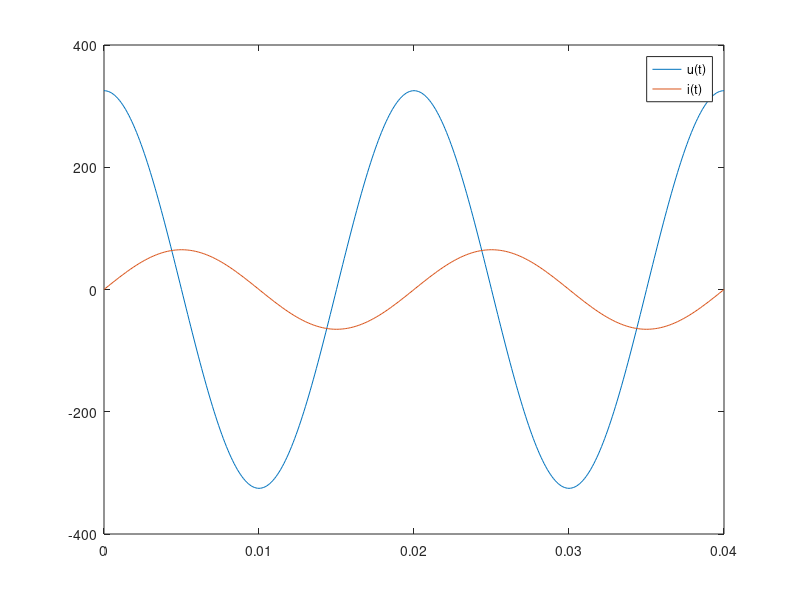
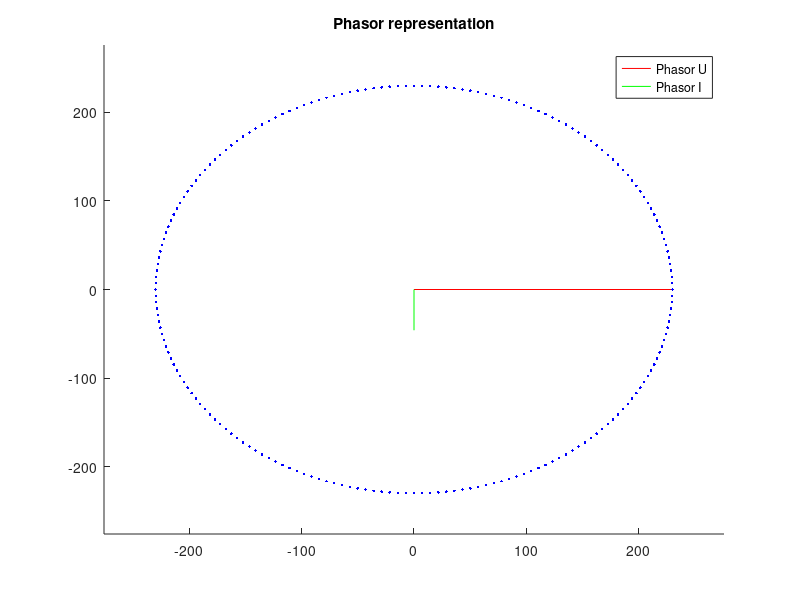
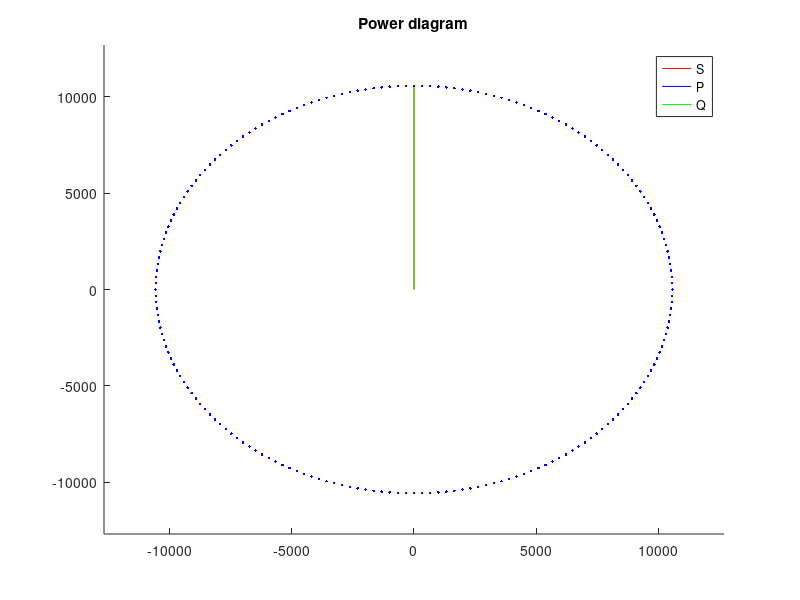
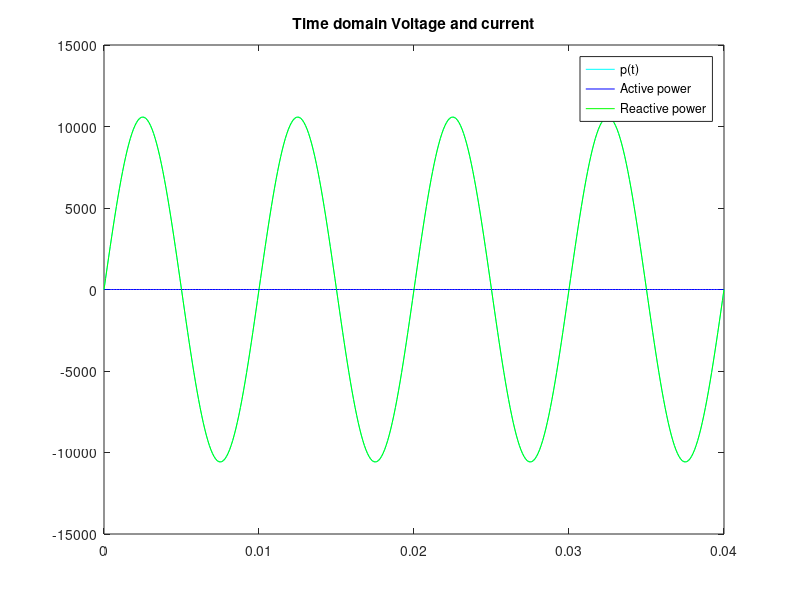

Reproduce these figures in MATLAB, in order.
% Electrical Systems 
% Date: 11/3/2020
% Time domain+phasor representation of voltage, current and power across an impedance

close all
clear all
clc

% Definition of frequency and voltage (magnitude and angle)

omega=2*pi*50
Vrms=230
Vang=0
%% Definition load 1 - Polar
Z=5
Zang=90

%% Defintion load 2 - Rectangular

%  Zreal=0
%  Zimag=5
%  Zcomp=Zreal+i*Zimag
%  Z=abs(Zcomp)
%  Zang=angle(Zcomp)*180/pi

%% Time domain current-voltage

Vph=Vrms*exp(1i*(Vang*pi/180))
Zph=Z*exp(1i*(Zang*pi/180))
Iph=Vph/Zph
Irms=abs(Iph)
Iang=angle(Iph)*180/pi
t=0:0.0001:0.04
v_t=Vrms*sqrt(2)*cos(2*pi*50*t+Vang*pi/180)
i_t=Irms*sqrt(2)*cos(2*pi*50*t+Iang*pi/180)

figure('Position',[000 200 400 400])
title('Time domain Voltage and current')
plot(t,v_t)
hold all
plot(t,i_t)
legend('u(t)','i(t)')
%% Current-Voltage phasor
figure('Position',[400 200 400 400])
title('Phasor representation')
axis([-Vrms*1.2,Vrms*1.2 -Vrms*1.2,Vrms*1.2])
line([0,real(Vph)],[0,imag(Vph)],'Color','r')
hold all
line([0,real(Iph)],[0,imag(Iph)],'Color','g')
circle=Vrms*exp(1i*(2*pi*50*t))
plot(circle,'.','Color','b')
legend('Phasor U','Phasor I')

%% Phasor - S, P and Q
S=Vph*conj(Iph)
figure('Position',[800 200 400 400])
title('Power diagram')
axis([-abs(S)*1.2,abs(S)*1.2,-abs(S)*1.2,abs(S)*1.2])
line([0,real(S)],[0,imag(S)],'Color','r')
hold all
line([0,real(S)],[0,0],'Color','b')
line([0,0],[0,imag(S)],'Color','g')
circle=S*exp(1i*(2*pi*50*t))
plot(circle,'.','Color','b')
legend('S','P','Q')
%% Power - time domain
figure('Position',[1200 200 400 400])
p_t=v_t.*i_t
plot(t,p_t,'Color','c')
hold all
pact_t=Vrms*Irms*cosd(Zang)*(1+cos(2*omega*t))
plot(t,pact_t,'Color','b')
q_t=+Vrms*Irms*sind(Zang)*(sin(2*omega*t))
plot(t,q_t,'Color','g')
title('Time domain Voltage and current')
legend('p(t)','Active power','Reactive power')

%% Combined plot of previous 4 graphs
figure('Position',[200 200 800 800])
subplot(221)
grid on
plot(t,v_t)
hold all
plot(t,i_t)
title('Time domain v(t) and i(t)')
legend('u(t)','i(t)')

subplot(222)
grid on
title('Phasor representation')
axis([-Vrms*1.2,Vrms*1.2 -Vrms*1.2,Vrms*1.2])
line([0,real(Vph)],[0,imag(Vph)],'Color','r')
hold all
line([0,real(Iph)],[0,imag(Iph)],'Color','g')
circle=Vrms*exp(1i*(2*pi*50*t))
plot(circle,'.','Color','b')
legend('Phasor U','Phasor I')

S=Vph*conj(Iph)

subplot(223)
grid on
title('Power diagram')
axis([-abs(S)*1.2,abs(S)*1.2,-abs(S)*1.2,abs(S)*1.2])
line([0,real(S)],[0,imag(S)],'Color','r')
hold all
line([0,real(S)],[0,0],'Color','b')
line([0,0],[0,imag(S)],'Color','g')
circle=S*exp(1i*(2*pi*50*t))
plot(circle,'.','Color','b')
legend('S','P','Q')
%
subplot(224)
grid on
p_t=v_t.*i_t
plot(t,p_t,'Color','c')
hold all
pact_t=Vrms*Irms*cosd(Zang)*(1+cos(2*omega*t))
plot(t,pact_t,'Color','b')
q_t=+Vrms*Irms*sind(Zang)*(sin(2*omega*t))
plot(t,q_t,'Color','g')
legend('p(t)','Active power','Reactive power')
title('Power diagram')

